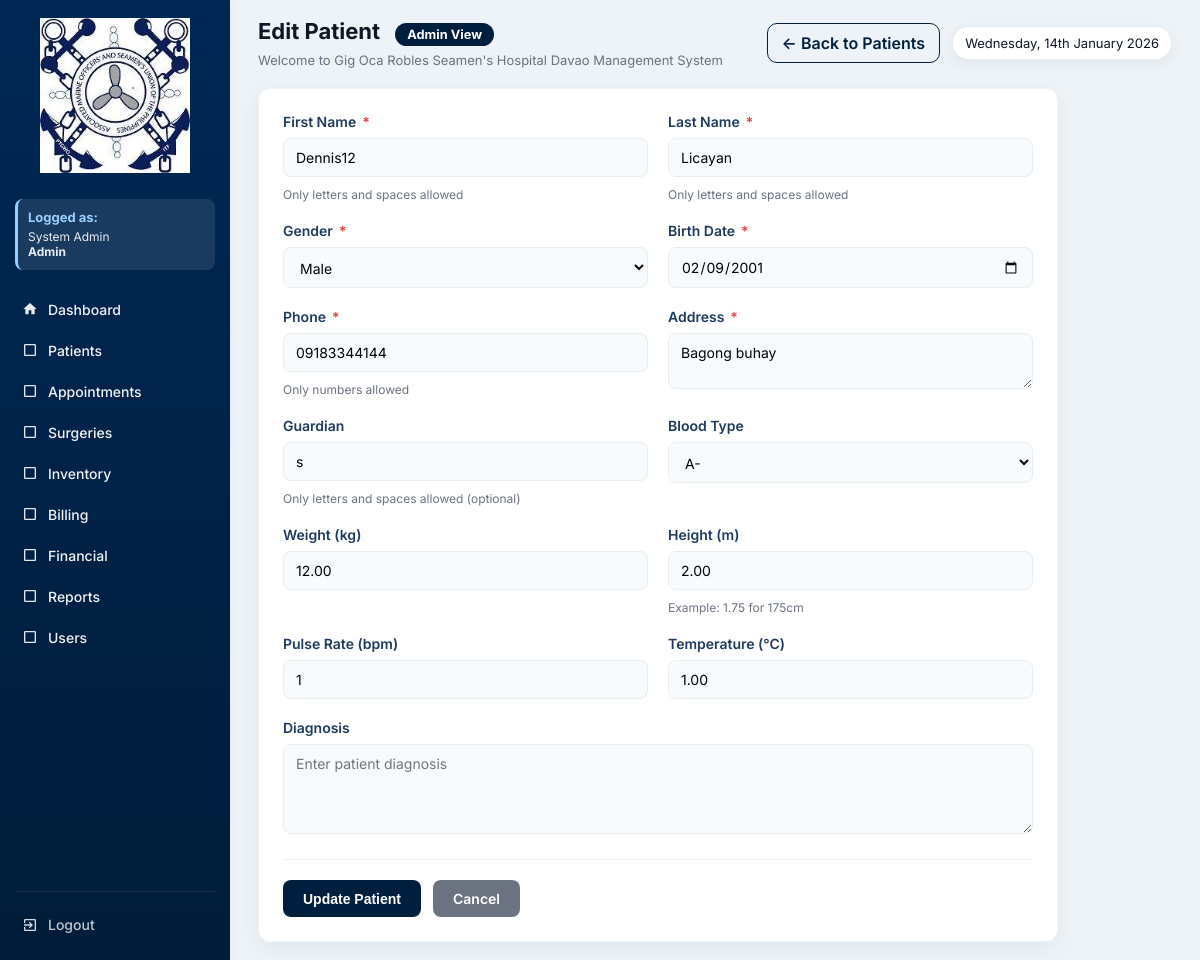
/patient_form.php?id=20 (signed in), run on an earlier commit of the app's database.
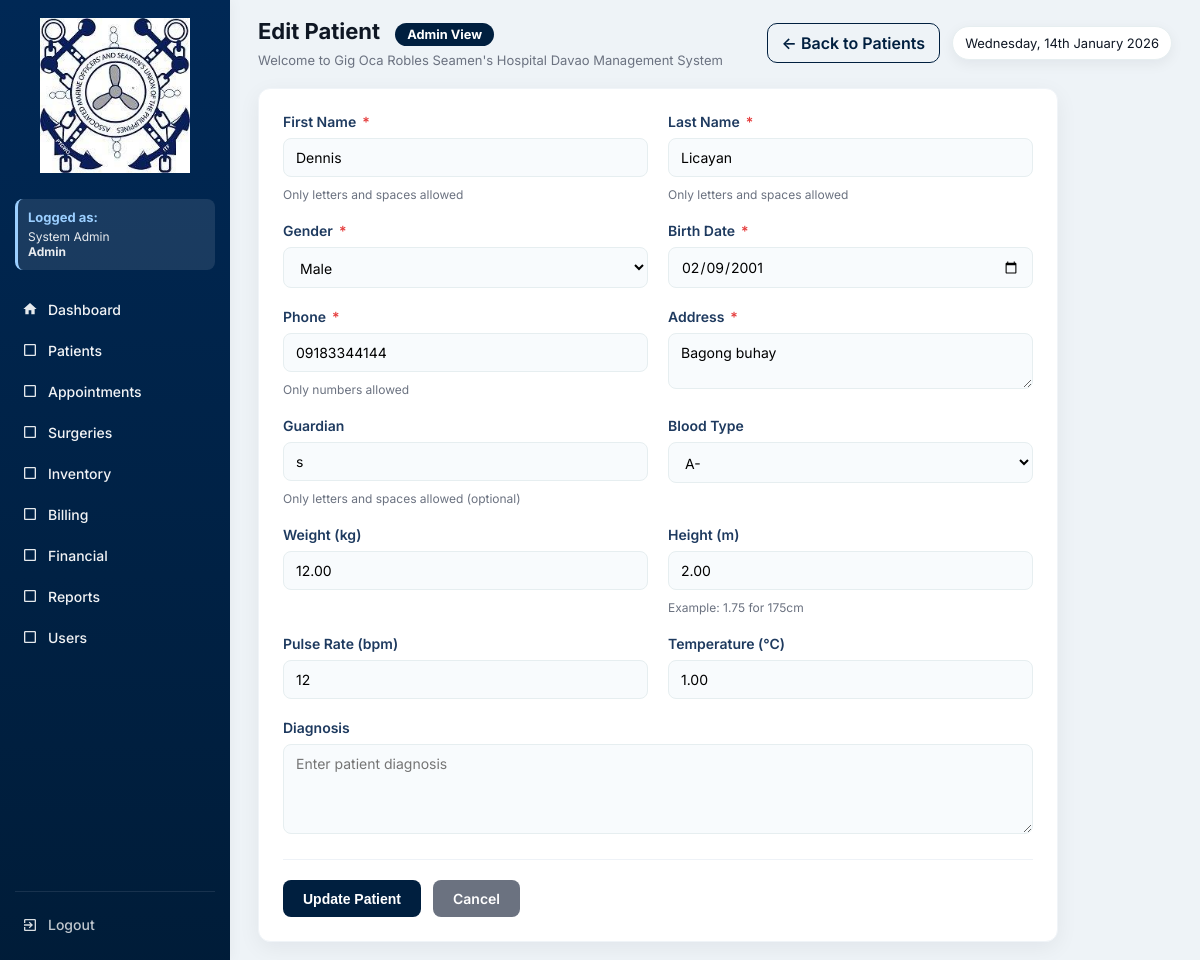
And on a later commit of the database.
### tables this page shows
CREATE TABLE `patients` (
  `id` int(11) NOT NULL,
  `patient_code` varchar(20) DEFAULT NULL,
  `first_name` varchar(100) DEFAULT NULL,
  `last_name` varchar(100) DEFAULT NULL,
  `gender` varchar(10) DEFAULT NULL,
  `sex` enum('Male','Female') DEFAULT NULL,
  `birth_date` date DEFAULT NULL,
  `phone` varchar(50) DEFAULT NULL,
  `address` text DEFAULT NULL,
  `guardian` varchar(100) DEFAULT NULL,
  `blood_type` varchar(10) DEFAULT NULL,
  `weight` decimal(5,2) DEFAULT NULL,
  `height` decimal(5,2) DEFAULT NULL,
  `pulse_rate` int(11) DEFAULT NULL,
  `temperature` decimal(4,2) DEFAULT NULL,
  `guardian_name` varchar(150) DEFAULT NULL,
  `created_at` timestamp NOT NULL DEFAULT current_timestamp(),
  `is_archived` tinyint(1) DEFAULT 0,
  `archived_at` datetime DEFAULT NULL,
  `archived_by` int(11) DEFAULT NULL
);

### functions.php (called while the page is built, shortened)
<?php
function fetchOne($conn, $sql, $types = null, $params = [])
{
    $stmt = $conn->prepare($sql);
    if ($types) {
        $stmt->bind_param($types, ...$params);
    }
    $stmt->execute();
    $res = $stmt->get_result();
    $row = $res->fetch_assoc();
    return $row;
}
?>

### patient_form.php (the view, shortened to what the changed rows need)
<?php
require 'config.php';
require 'functions.php';
$current_role = $_SESSION['role'] ?? 'Guest';
$id = $first_name = $last_name = $gender = $birth_date = $phone = $address = $guardian = "";
$blood_type = $weight = $height = $pulse_rate = $temperature = $diagnosis = "";
$edit = false;
if (isset($_GET['id'])) {
    $id = (int)$_GET['id'];
    $patient = fetchOne($conn, "SELECT p.*,
                                     GROUP_CONCAT(m.diagnosis SEPARATOR ', ') AS diagnosis
                              FROM patients p
                              LEFT JOIN medical_records m ON p.id = m.patient_id
                              WHERE p.id = ?
                              GROUP BY p.id", "i", [$id]);
    if ($patient) {
        $edit = true;
        $first_name = $patient['first_name'] ?? '';
        $last_name  = $patient['last_name'] ?? '';
        $gender     = $patient['gender'] ?? '';
        $birth_date = $patient['birth_date'] ?? '';
        $phone      = $patient['phone'] ?? '';
        $address    = $patient['address'] ?? '';
        $guardian   = $patient['guardian'] ?? '';
        $blood_type = $patient['blood_type'] ?? '';
        $weight     = $patient['weight'] ?? '';
        $height     = $patient['height'] ?? '';
        $pulse_rate = $patient['pulse_rate'] ?? '';
        $temperature= $patient['temperature'] ?? '';
    }
}
?>
<!DOCTYPE html>
<html lang="en">
<head>
</head>
<body>
  <div class="app">
    <div class="main" id="mainContent">
      <div class="topbar">
        <div class="top-left">
          <h1><?php echo $edit ? "Edit Patient" : "Add Patient"; ?>
            <span class="role-badge role-<?php echo strtolower($current_role); ?>">
              <?php echo htmlspecialchars($current_role); ?> View
            </span>
          </h1>
        </div>
      </div>
      <div class="form-card">
        <form method="POST" onsubmit="return validateForm()">
          <div class="form-grid">
            <div class="form-group">
              <label class="form-label required">First Name</label>
              <input type="text" name="first_name" class="form-control"
                     value="<?php echo htmlspecialchars($first_name); ?>"
                     required
                     onkeypress="return allowLettersOnly(event)"
                     placeholder="Enter first name">
              <div class="form-text">Only letters and spaces allowed</div>
            </div>
            <div class="form-group">
              <label class="form-label required">Last Name</label>
              <input type="text" name="last_name" class="form-control"
                     value="<?php echo htmlspecialchars($last_name); ?>"
                     required
                     onkeypress="return allowLettersOnly(event)"
                     placeholder="Enter last name">
              <div class="form-text">Only letters and spaces allowed</div>
            </div>
            <div class="form-group">
              <label class="form-label required">Gender</label>
              <select name="gender" class="form-control" required>
                <option value="Male" <?php if($gender==='Male') echo 'selected'; ?>>Male</option>
              </select>
            </div>
            <div class="form-group">
              <label class="form-label required">Birth Date</label>
              <input type="date" name="birth_date" class="form-control"
                     value="<?php echo htmlspecialchars($birth_date); ?>" required>
            </div>
            <div class="form-group">
              <label class="form-label required">Phone</label>
              <input type="text" name="phone" class="form-control"
                     value="<?php echo htmlspecialchars($phone); ?>"
                     required
                     onkeypress="return allowNumbersOnly(event)"
                     placeholder="Enter phone number">
              <div class="form-text">Only numbers allowed</div>
            </div>
            <div class="form-group">
              <label class="form-label required">Address</label>
              <textarea name="address" class="form-control" rows="2"
                        required placeholder="Enter complete address"><?php echo htmlspecialchars($address); ?></textarea>
            </div>
            <div class="form-group">
              <label class="form-label">Guardian</label>
              <input type="text" name="guardian" class="form-control"
                     value="<?php echo htmlspecialchars($guardian); ?>"
                     onkeypress="return allowLettersOnly(event)"
                     placeholder="Enter guardian name">
              <div class="form-text">Only letters and spaces allowed (optional)</div>
            </div>
            <div class="form-group">
              <label class="form-label">Blood Type</label>
              <select name="blood_type" class="form-control">
                <option value="A-" <?php if($blood_type==='A-') echo 'selected'; ?>>A-</option>
              </select>
            </div>
            <div class="form-group">
              <label class="form-label">Weight (kg)</label>
              <input type="number" step="0.1" name="weight" class="form-control"
                     value="<?php echo htmlspecialchars($weight); ?>"
                     onkeypress="return allowNumbersAndDecimal(event)"
                     placeholder="Enter weight in kg">
            </div>
            <div class="form-group">
              <label class="form-label">Height (m)</label>
              <input type="number" step="0.01" name="height" class="form-control"
                     value="<?php echo htmlspecialchars($height); ?>"
                     onkeypress="return allowNumbersAndDecimal(event)"
                     placeholder="Enter height in meters">
              <div class="form-text">Example: 1.75 for 175cm</div>
            </div>
            <div class="form-group">
              <label class="form-label">Pulse Rate (bpm)</label>
              <input type="number" name="pulse_rate" class="form-control"
                     value="<?php echo htmlspecialchars($pulse_rate); ?>"
                     onkeypress="return allowNumbersOnly(event)"
                     placeholder="Enter pulse rate">
            </div>
            <div class="form-group">
              <label class="form-label">Temperature (°C)</label>
              <input type="number" step="0.1" name="temperature" class="form-control"
                     value="<?php echo htmlspecialchars($temperature); ?>"
                     onkeypress="return allowNumbersAndDecimal(event)"
                     placeholder="Enter temperature">
            </div>
          </div>
        </form>
      </div>
    </div>
  </div>
</body>
</html>

What changed in the data, as far as the page shows it:
changed patients "Licayan": first_name "Dennis12" → "Dennis"; pulse_rate "1" → "12"
